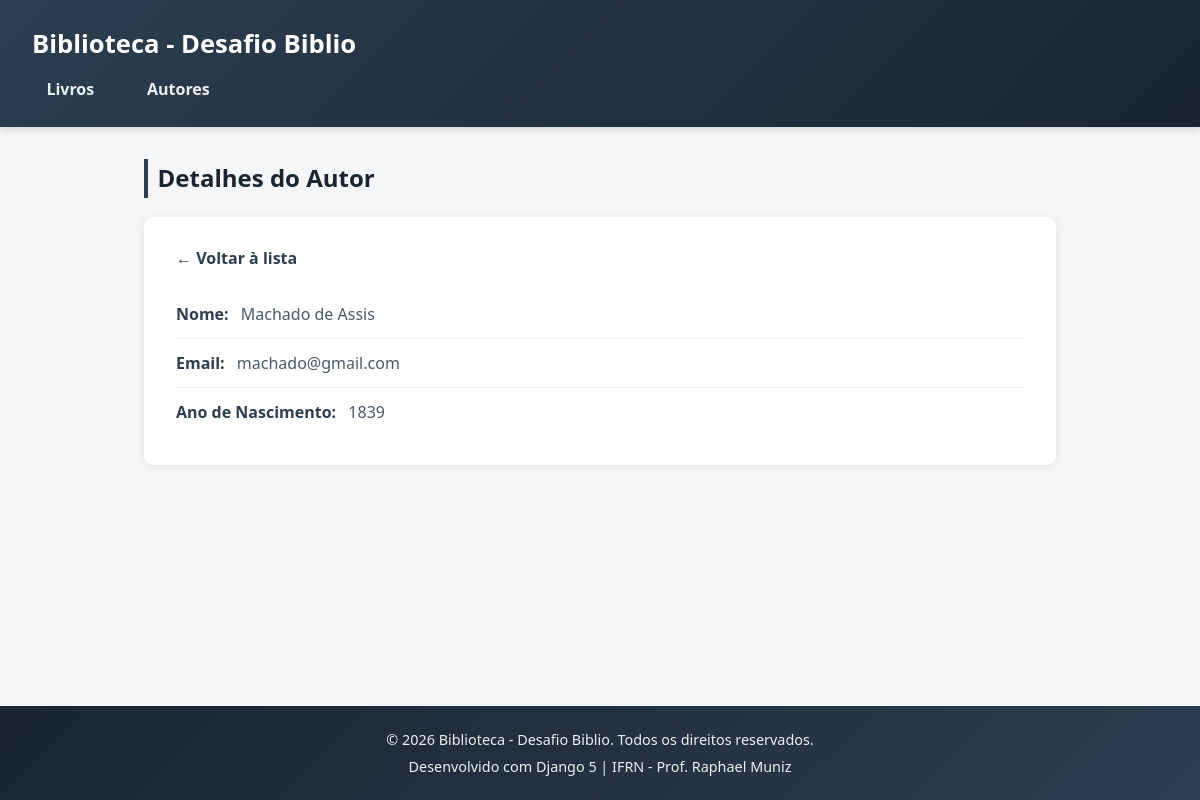
The app's page /autores/1/ with its own data.
### Livros/models.py (models this page shows, shortened)
class Autor(models.Model):
    nome = models.CharField(max_length=100)
    email = models.EmailField()
    ano_nascimento = models.IntegerField()

### Livros/views.py (the view)
# urls.py: path('autores/<int:id>/', views.detalhes_autor, name='detalhesAutor'),
def detalhes_autor(request, id):
    autor = Autor.objects.get(id=id)
    context = {'autor': autor}
    return render(request, 'Livros/detalhes_autor.html', context)

### Livros/templates/Livros/detalhes_autor.html
{% extends "base.html" %}
{% block main %}
    <h2>Detalhes do Autor</h2>
    <div class="cartao-detalhes">
      <a href="{% url 'livros:listaAutores' %}" class="voltar">&larr; Voltar à lista</a>
      <ul class="lista-detalhes">
        <li><span class="rotulo">Nome:</span> <span class="valor">{{ autor.nome }}</span></li>
        <li><span class="rotulo">Email:</span> <span class="valor">{{ autor.email }}</span></li>
        <li><span class="rotulo">Ano de Nascimento:</span> <span class="valor">{{ autor.ano_nascimento }}</span></li>
      </ul>
    </div>
{% endblock main %}

### Livros/static/Livros/style.css (style rules this page uses)
* { margin: 0; padding: 0; box-sizing: border-box; }
html, body { height: 100%; }
body { font-family: 'Segoe UI', Arial, sans-serif; background-color: #f4f6f8; color: #2c3e50; line-height: 1.6; display: flex; flex-direction: column; min-height: 100vh; }
h2 { margin-bottom: 1.2rem; color: #1a252f; border-left: 4px solid #2c3e50; padding-left: 0.6rem; }
.cartao-detalhes { background: #fff; border-radius: 10px; padding: 1.8rem 2rem; box-shadow: 0 2px 10px rgba(0,0,0,0.08); }
.voltar { display: inline-block; margin-bottom: 1.2rem; color: #2c3e50; text-decoration: none; font-weight: 600; }
.lista-detalhes { list-style: none; }
.lista-detalhes li { padding: 0.7rem 0; border-bottom: 1px solid #eef0f2; }
.lista-detalhes li:last-child { border-bottom: none; }
.rotulo { font-weight: 700; color: #2c3e50; margin-right: 0.5rem; }
.valor { color: #4a5a68; }

### records on screen
Autor: nome "Machado de Assis", email "machado@gmail.com", ano_nascimento "1839"
